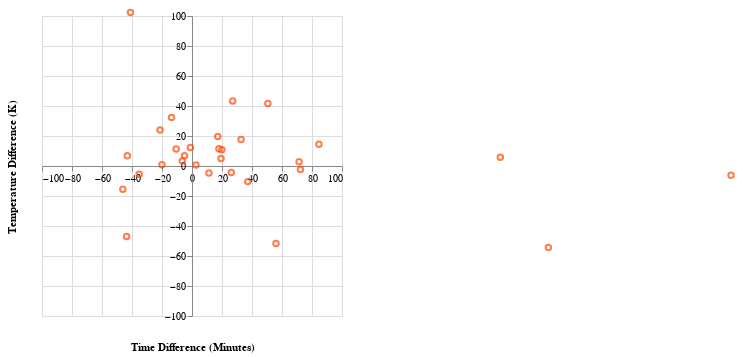

Notebook code cell kept with this figure:
### Code cell
offset = -150

chart_true_cribbed = alt.Chart(sorted_cribbed_predict).mark_point(color = 'orangered').encode(
    x = alt.X('delta time', 
              axis = alt.Axis(offset = offset, title ='Time Difference (Minutes)', titleY = 175),
              scale = alt.Scale(domain=[-100, 100])),
              
    y = alt.Y('delta temperature', 
              axis = alt.Axis(offset = offset,title ='Temperature Difference (K)',titleX = -175),
              scale = alt.Scale(domain=[-100, 100])),
    
  
)


chart_true_cribbed

### Figure 1 — Vega-Lite specification as saved in the notebook (floating-point values rounded to 4 significant figures)
{"config": {"view": {"continuousWidth": 300, "continuousHeight": 300}}, "data": {"name": "data-1f9776337f69ad08b48d29fa9de6523e"}, "mark": {"type": "point", "color": "orangered"}, "encoding": {"x": {"axis": {"offset": -150, "title": "Time Difference (Minutes)", "titleY": 175}, "field": "delta time", "scale": {"domain": [-100, 100]}, "type": "quantitative"}, "y": {"axis": {"offset": -150, "title": "Temperature Difference (K)", "titleX": -175}, "field": "delta temperature", "scale": {"domain": [-100, 100]}, "type": "quantitative"}}, "$schema": "https://vega.github.io/schema/vega-lite/v5.15.1.json", "datasets": {"data-1f9776337f69ad08b48d29fa9de6523e": [{"inverse_temperature": 0.0008039, "anneal_time_minutes": 5.208, "time": 182.7, "temperature": 1244.0, "test_temperature": 1243.0, "test_time": 180.0, "delta time": 2.669, "delta temperature": 0.7396, "score": 2.769}, {"inverse_temperature": 0.0008023, "anneal_time_minutes": 4.425, "time": 83.51, "temperature": 1246.0, "test_temperature": 1243.0, "test_time": 90.0, "delta time": -6.493, "delta temperature": 3.308, "score": 7.287}, {"inverse_temperature": 0.0008, "anneal_time_minutes": 4.443, "time": 85.05, "temperature": 1250.0, "test_temperature": 1243.0, "test_time": 90.0, "delta time": -4.945, "delta temperature": 6.918, "score": 8.504}, {"inverse_temperature": 0.0008075, "anneal_time_minutes": 4.618, "time": 101.3, "temperature": 1238.0, "test_temperature": 1243.0, "test_time": 90.0, "delta time": 11.28, "delta temperature": -4.722, "score": 12.23}, {"inverse_temperature": 0.0008435, "anneal_time_minutes": 5.187, "time": 178.9, "temperature": 1186.0, "test_temperature": 1173.0, "test_time": 180.0, "delta time": -1.09, "delta temperature": 12.36, "score": 12.41}, {"inverse_temperature": 0.0007223, "anneal_time_minutes": 3.901, "time": 49.45, "temperature": 1384.0, "test_temperature": 1373.0, "test_time": 60.0, "delta time": -10.55, "delta temperature": 11.26, "score": 15.43}, {"inverse_temperature": 0.0008012, "anneal_time_minutes": 4.695, "time": 109.4, "temperature": 1248.0, "test_temperature": 1243.0, "test_time": 90.0, "delta time": 19.35, "delta temperature": 5.016, "score": 19.99}, {"inverse_temperature": 0.0008038, "anneal_time_minutes": 4.248, "time": 70.0, "temperature": 1244.0, "test_temperature": 1243.0, "test_time": 90.0, "delta time": -20.0, "delta temperature": 0.9032, "score": 20.02}, {"inverse_temperature": 0.0008442, "anneal_time_minutes": 4.682, "time": 108.0, "temperature": 1185.0, "test_temperature": 1173.0, "test_time": 90.0, "delta time": 17.97, "delta temperature": 11.44, "score": 21.3}, {"inverse_temperature": 0.0007974, "anneal_time_minutes": 4.7, "time": 109.9, "temperature": 1254.0, "test_temperature": 1243.0, "test_time": 90.0, "delta time": 19.93, "delta temperature": 10.87, "score": 22.7}, {"inverse_temperature": 0.0007918, "anneal_time_minutes": 5.284, "time": 197.2, "temperature": 1263.0, "test_temperature": 1243.0, "test_time": 180.0, "delta time": 17.2, "delta temperature": 19.73, "score": 26.17}, {"inverse_temperature": 0.0008073, "anneal_time_minutes": 4.755, "time": 116.2, "temperature": 1239.0, "test_temperature": 1243.0, "test_time": 90.0, "delta time": 26.2, "delta temperature": -4.408, "score": 26.57}, {"inverse_temperature": 0.0009115, "anneal_time_minutes": 5.067, "time": 158.7, "temperature": 1097.0, "test_temperature": 1073.0, "test_time": 180.0, "delta time": -21.29, "delta temperature": 23.96, "score": 32.06}, {"inverse_temperature": 0.0007115, "anneal_time_minutes": 3.836, "time": 46.36, "temperature": 1406.0, "test_temperature": 1373.0, "test_time": 60.0, "delta time": -13.64, "delta temperature": 32.41, "score": 35.17}, {"inverse_temperature": 0.000808, "anneal_time_minutes": 4.004, "time": 54.79, "temperature": 1238.0, "test_temperature": 1243.0, "test_time": 90.0, "delta time": -35.21, "delta temperature": -5.549, "score": 35.64}, {"inverse_temperature": 0.0008398, "anneal_time_minutes": 4.81, "time": 122.7, "temperature": 1191.0, "test_temperature": 1173.0, "test_time": 90.0, "delta time": 32.71, "delta temperature": 17.63, "score": 37.16}, {"inverse_temperature": 0.0008112, "anneal_time_minutes": 4.846, "time": 127.2, "temperature": 1233.0, "test_temperature": 1243.0, "test_time": 90.0, "delta time": 37.18, "delta temperature": -10.41, "score": 38.61}, {"inverse_temperature": 0.0008001, "anneal_time_minutes": 4.919, "time": 136.9, "temperature": 1250.0, "test_temperature": 1243.0, "test_time": 180.0, "delta time": -43.09, "delta temperature": 6.758, "score": 43.62}, {"inverse_temperature": 0.0008146, "anneal_time_minutes": 3.781, "time": 43.87, "temperature": 1228.0, "test_temperature": 1243.0, "test_time": 90.0, "delta time": -46.13, "delta temperature": -15.52, "score": 48.67}, {"inverse_temperature": 0.0008957, "anneal_time_minutes": 4.763, "time": 117.1, "temperature": 1117.0, "test_temperature": 1073.0, "test_time": 90.0, "delta time": 27.1, "delta temperature": 43.36, "score": 51.13}, {"inverse_temperature": 0.000836, "anneal_time_minutes": 3.838, "time": 46.43, "temperature": 1196.0, "test_temperature": 1243.0, "test_time": 90.0, "delta time": -43.57, "delta temperature": -47.02, "score": 64.1}, {"inverse_temperature": 0.0008969, "anneal_time_minutes": 5.441, "time": 230.6, "temperature": 1115.0, "test_temperature": 1073.0, "test_time": 180.0, "delta time": 50.58, "delta temperature": 41.74, "score": 65.58}, {"inverse_temperature": 0.0008026, "anneal_time_minutes": 5.527, "time": 251.4, "temperature": 1246.0, "test_temperature": 1243.0, "test_time": 180.0, "delta time": 71.39, "delta temperature": 2.823, "score": 71.45}, {"inverse_temperature": 0.0008059, "anneal_time_minutes": 5.531, "time": 252.3, "temperature": 1241.0, "test_temperature": 1243.0, "test_time": 180.0, "delta time": 72.3, "delta temperature": -2.289, "score": 72.34}, {"inverse_temperature": 0.0008393, "anneal_time_minutes": 4.984, "time": 146.0, "temperature": 1191.0, "test_temperature": 1243.0, "test_time": 90.0, "delta time": 56.0, "delta temperature": -51.7, "score": 76.22}, {"inverse_temperature": 0.0009195, "anneal_time_minutes": 5.578, "time": 264.6, "temperature": 1088.0, "test_temperature": 1073.0, "test_time": 180.0, "delta time": 84.63, "delta temperature": 14.43, "score": 85.86}, {"inverse_temperature": 0.0008507, "anneal_time_minutes": 3.891, "time": 48.97, "temperature": 1176.0, "test_temperature": 1073.0, "test_time": 90.0, "delta time": -41.03, "delta temperature": 102.4, "score": 110.3}, {"inverse_temperature": 0.0008006, "anneal_time_minutes": 5.689, "time": 295.6, "temperature": 1249.0, "test_temperature": 1243.0, "test_time": 90.0, "delta time": 205.6, "delta temperature": 5.849, "score": 205.6}, {"inverse_temperature": 0.0008938, "anneal_time_minutes": 5.792, "time": 327.6, "temperature": 1119.0, "test_temperature": 1173.0, "test_time": 90.0, "delta time": 237.6, "delta temperature": -54.39, "score": 243.7}, {"inverse_temperature": 0.0008084, "anneal_time_minutes": 6.29, "time": 539.4, "temperature": 1237.0, "test_temperature": 1243.0, "test_time": 180.0, "delta time": 359.4, "delta temperature": -6.092, "score": 359.4}]}}
